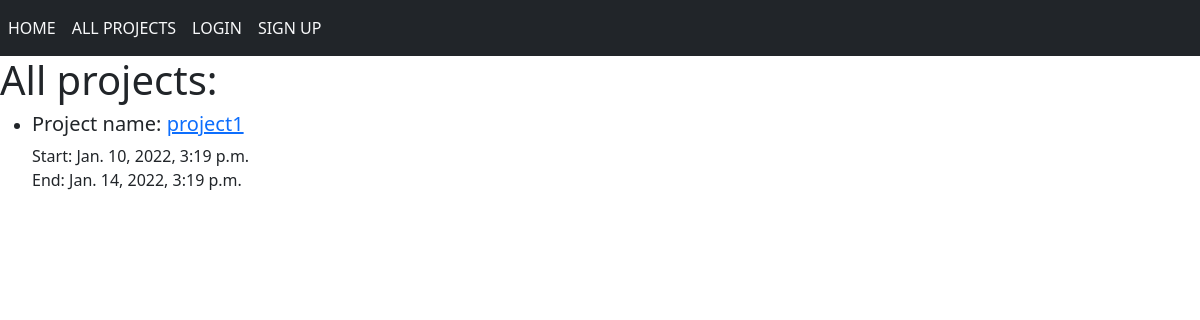
The page /project/list/ on the database its author committed.
### projects/models.py (models this page shows, shortened)
class Project(models.Model):
    name = CharField(max_length=50)
    description = tinymce_models.HTMLField('Description')
    date_start = DateTimeField()
    date_end = DateTimeField()
    price = models.DecimalField(max_digits=10, decimal_places=2)
    client = models.ForeignKey('clients.Client', on_delete=models.CASCADE, related_name='company_project')
    def get_absolute_url(self):
        return reverse('project_detail', kwargs={'project_id': self.pk})

### projects/views.py (the view)
# urls.py: path('list/', ProjectList.as_view(), name='project_list'),
class ProjectList(ListView):
    model = Project
    template_name = 'projects/project_list.html'
    context_object_name = 'project_list'
    extra_context = {'title': 'All projects'}

### projects/templates/projects/project_list.html
{% extends 'clients/base.html' %}
{% block content %}
<h1>{{title}}:</h1>
<ul>
  {% for field in project_list %}
    <li>
      <h5>Project name: <a href="{{ field.get_absolute_url }}">{{field.name}}</a></h5>
      Start: {{field.date_start}}
      <br>
      End: {{field.date_end}}
    </li>
  {% endfor %}
</ul>
{% endblock %}

### rows shown on the page
Project: name "project1", date_start "Jan. 10, 2022, 3:19 p.m.", date_end "Jan. 14, 2022, 3:19 p.m."

### other values the page prints
{{ title }} "All projects"
